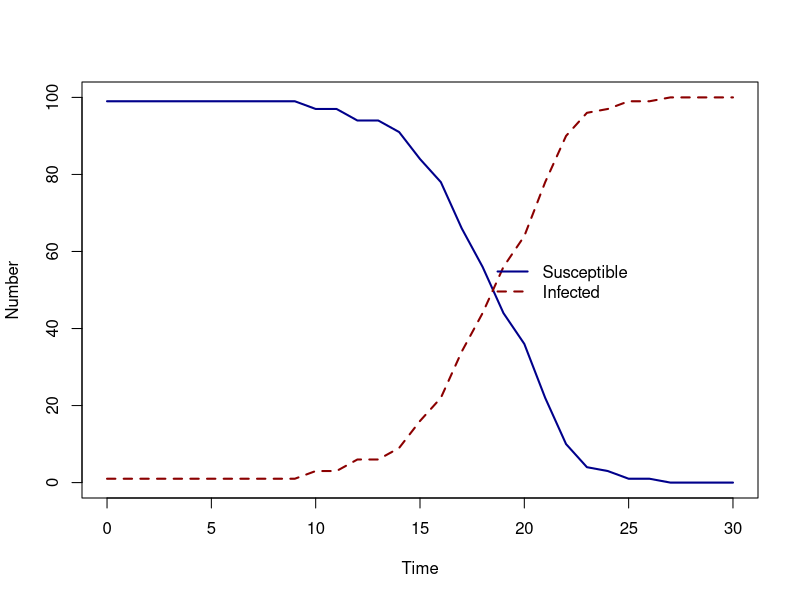
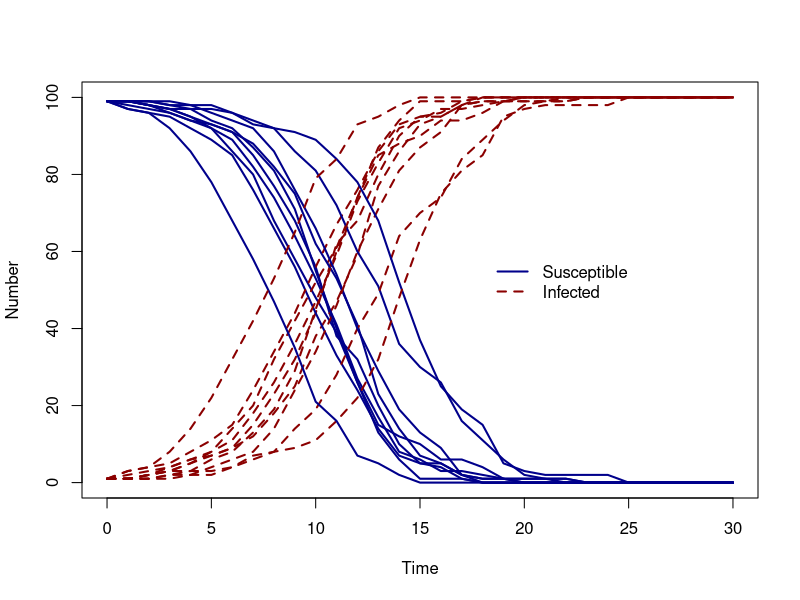

Reproduce these figures in R, in order.
## ---- chunk 1
SI_model <- function(pars, initial_state, n_days) {

  # assign numbers in each state on day 0
  S_t <- initial_state["S0"]
  I_t <- initial_state["I0"]

  # total pop size
  N <- S_t + I_t

  # set up data frame to store results
  results <- data.frame(time = 0, S = S_t, I = I_t)

  # set the day counter = 1
  day <- 1

  while (day <= n_days) {

    # probability of infection
    p_t <- 1 - exp(-pars["beta"] * I_t / N)

    # how many infections
    B_t <- rbinom(1, S_t, p_t)

    # update the number of susceptible and infected individuals
    S_t <- results$S[day] - B_t
    I_t <- results$I[day] + B_t

    # store results
    results <- rbind(results, c(day, S_t, I_t))

    # increase day
    day <- day + 1
  }

  return(results)
}
## ---- chunk 2
pars <- c(beta = 0.6)
initial_state <- c(S0 = 99, I0 = 1)

output <- SI_model(pars, initial_state, n_days = 30)

plot(output$time, output$S, col = "darkblue", lwd = 2,
     type = "l", ylim = c(0, 100), ylab = "Number", xlab = "Time")
lines(output$time, output$I, col = "darkred", lwd = 2, lty = 2, type = "l")
legend(18, 60, c("Susceptible", "Infected"),
       col = c("darkblue", "darkred"),
       lwd = 2, lty = c(1, 2), bty = "n")
## ---- chunk 3
pars <- c(beta = 0.6)
initial_state <- c(S0 = 99, I0 = 1)
n_days <- 30

# create an empty plot
plot(NA, xlim = c(0, n_days), ylim = c(0, 100), ylab = "Number", xlab = "Time")
legend(18, 60, c("Susceptible", "Infected"),
       col = c("darkblue", "darkred"),
       lwd = 2, lty = c(1, 2), bty = "n")

# repeat the for loop n_sim = 10 times
n_sims <- 10
for (i in 1:n_sims) {
  output <- SI_model(pars, initial_state, n_days)
  lines(output$time, output$S, col = "darkblue", lwd = 2,
        type = "l", ylim = c(0, 100), ylab = "Number", xlab = "Time")
  lines(output$time, output$I, col = "darkred", lwd = 2, lty = 2, type = "l")
}

